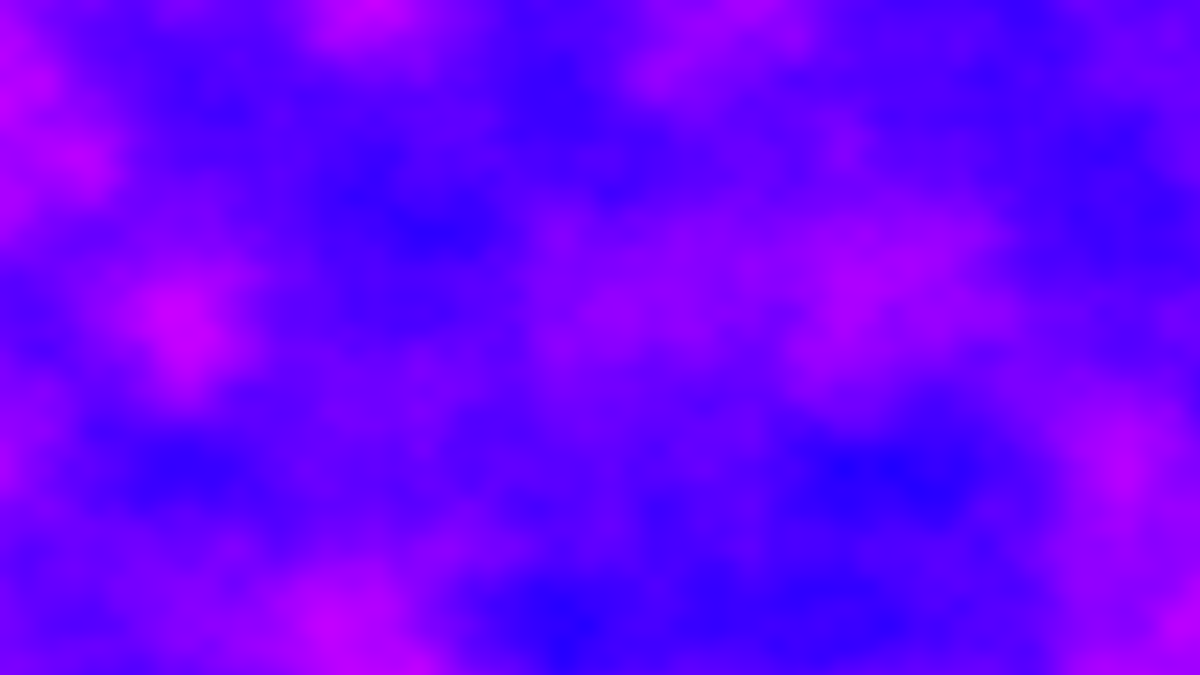
Frame 1 (no input)
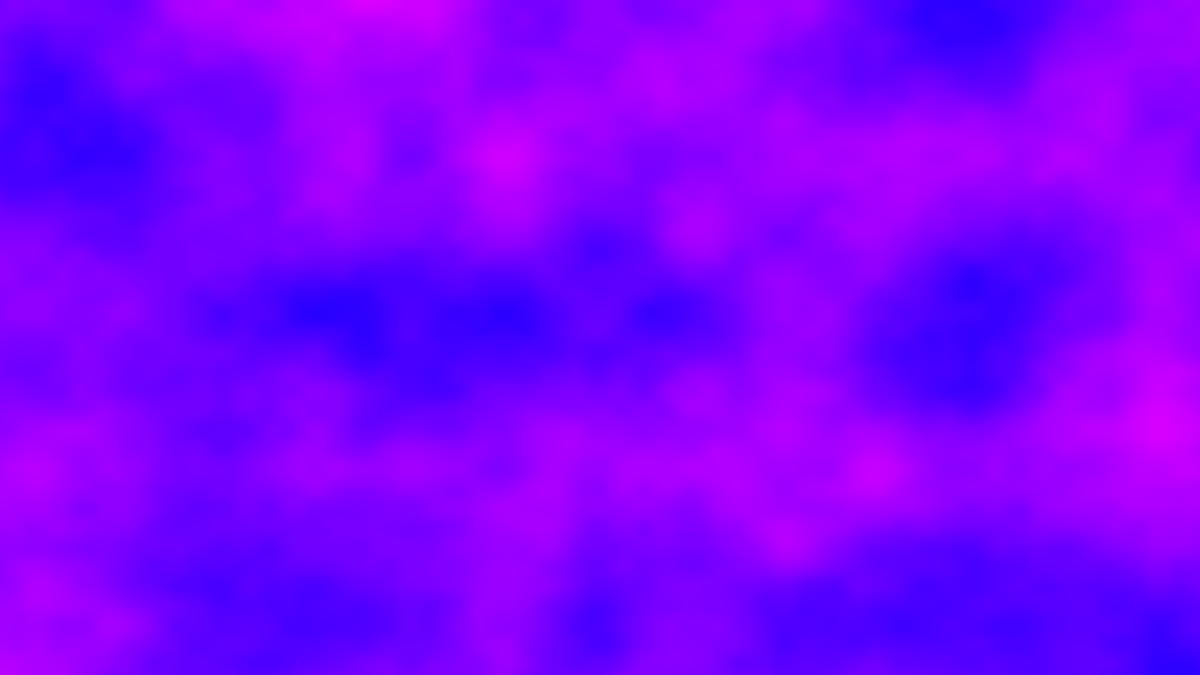
Frame 60 (the mouse pressed at the canvas centre just before this capture)
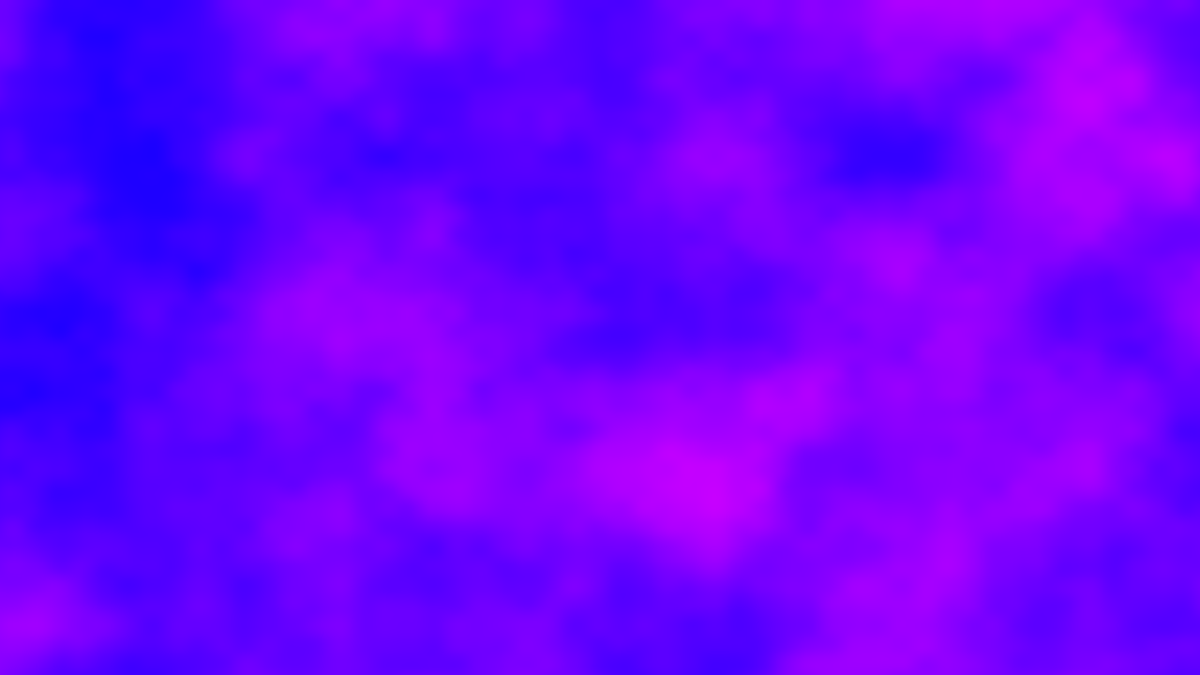
Frame 120 (the mouse held since frame 60 and released just before this capture)

The Processing sketch that drew these frames (run headless with seeded random() and noise(); from frame 60 on, the mouse is pressed at the canvas centre):

// Processing sketch: sketch_170120_noise
// ── sketch_170120_noise.pde
import java.util.*; 

Random generator;
Random generator2;

class Walker {
  //Objects have data.
  float x;
  float y;
  float tx,ty;
  
  //constructor
   Walker() {
    tx=0;
    ty=1;
  }
  
  //object displays itself and takes a step
  void display() {
    
    ellipse(x,y,50,20);
  }
  
  //random step
  void step() {
     x = map(noise(tx), 0, 1, 0, width);
     y = map(noise(ty), 0, 1, 0, height);
     
     tx += 0.01;
    ty += 0.01;
    
  }
}

//initializing
Walker w;


//program window
void setup() {
  size(1280,720);
  w=new Walker();
  background(255);
  generator= new Random();
  generator2=new Random();
  
}

float t=0;
float xoff = 0.0;
//drawing
void draw() {
  //background(255);
  //w.step();
  //w.display();
 
  float num=(float) generator.nextGaussian();
  float sd=60;
  float mean=320;
  float x=sd*num+mean;
  
  noStroke();
  //noLoop();
  
  fill(0,100);
 // ellipse(x,180,16,16);
  
  float n=noise(t);
  float y=map(n,0,1,0,width);
  println(n);
 // ellipse(y,180,16,16);
 
  
  
  
 loadPixels();
  for (int xl = 0; xl < width; xl++) {

  float yoff = 0.0;
 
  for (int yl = 0; yl < height; yl++) {

    float bright = map(noise(xoff,yoff,t),0,1,0,255);
   // noiseDetail(10,0.5);

    pixels[xl+yl*width] = color(bright,0,255);

    yoff += 0.006;
    
  }

  xoff += 0.005;
}
updatePixels();
t+=11;
 
 
}
 
 
